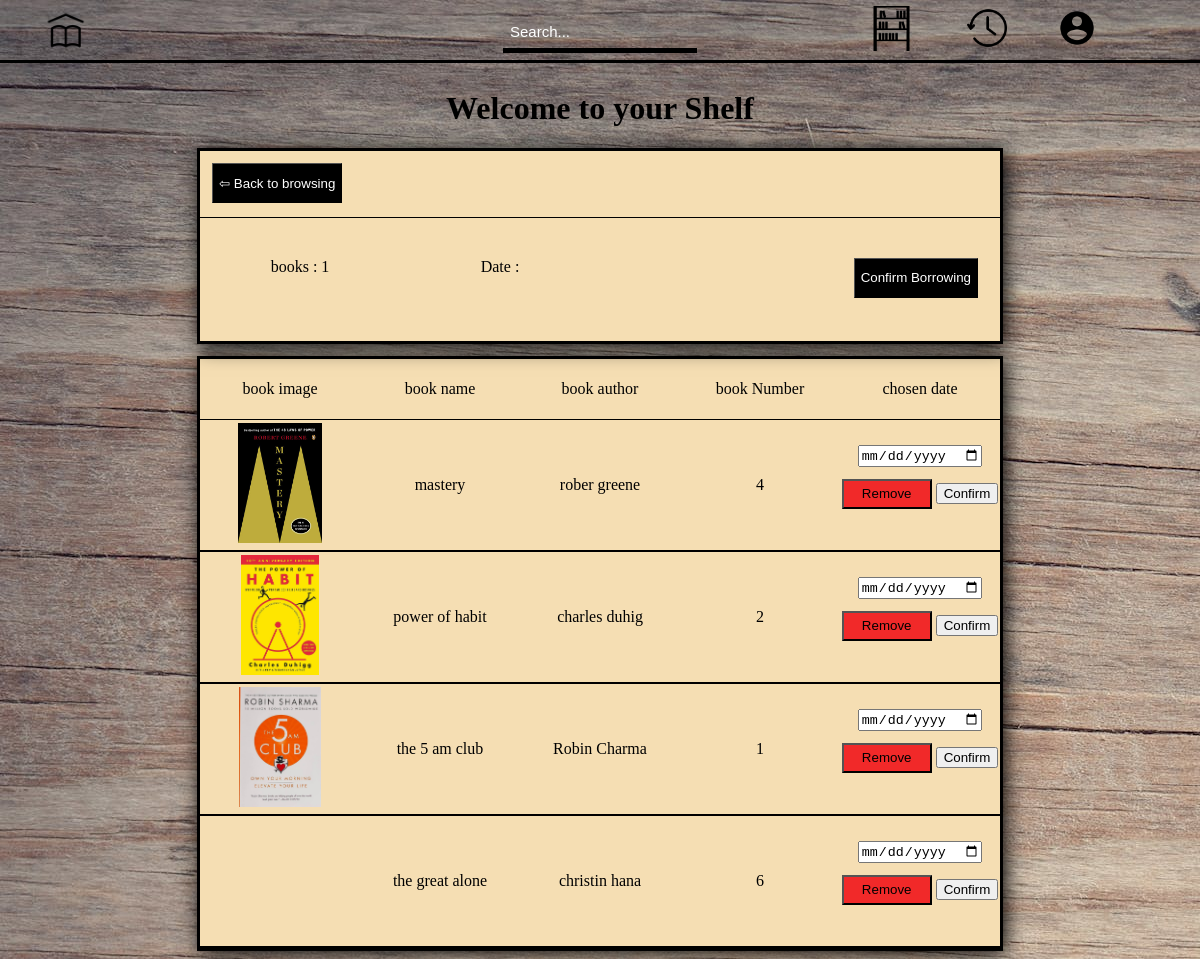
The app's page /pages/myshelf/ (signed in), older data.
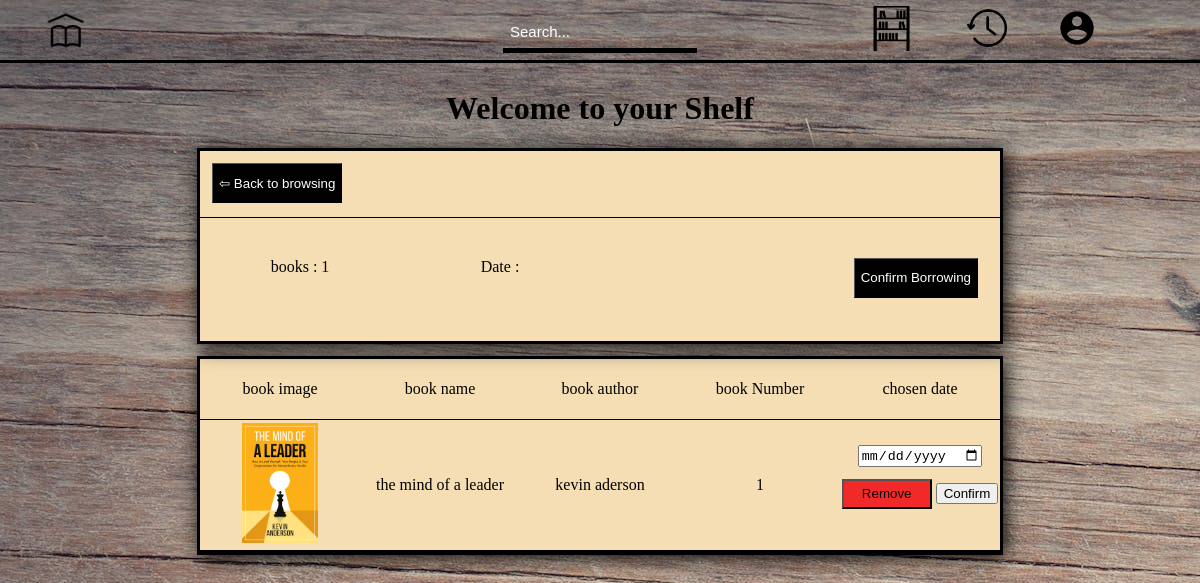
The same page, newer data.
### library/models.py (models this page shows, shortened)
class EmpruntItem(models.Model):
  book = models.ForeignKey(Book, on_delete=models.SET_NULL, blank=True, null=True)
  emprunt = models.ForeignKey(Emprunt, on_delete=models.SET_NULL, blank=True, null=True)
  date_added = models.DateTimeField(auto_now_add=True)
  quantity = models.IntegerField(default=0, null=True, blank=True)

class Book(models.Model):
  title = models.CharField(max_length=30, null=True)
  author = models.CharField(max_length=30, null=True)
  category = models.CharField(max_length=30, null=True)
  ISBN = models.CharField(max_length=30, null=True)
  status = models.CharField(max_length=30, null=True)
  image = models.ImageField(null=True, blank=True)
  @property
  def imageURL(self):
    try:
        url = self.image.url
    except:
        url = ''
    return url

### library/views.py (the view)
# urls.py: path('myshelf/',views.shelf, name='myshelf'),
@login_required(login_url='login')
def shelf(request):
    if request.user.is_authenticated:
        customer = request.user.customer
        emprunt, created = Emprunt.objects.get_or_create(customer=customer, complete=False)
        items = emprunt.empruntitem_set.all()
    else:
        items =[]
        emprunt = {'addy': False}
    context = {'items':items, 'emprunt': emprunt}
    return render(request,'library/html/myshelf.html', context)

### library/templates/library/html/myshelf.html (shortened to what this page needs)
<!DOCTYPE html>
<html lang="en">
<head>
  {% load static%}
    <link rel="stylesheet" href="{% static 'css/myshelf.css'%}">
    <link rel="stylesheet" href="{% static 'css/home.css'%}">
</head>
<body>
  <div class="header">
    <div class="homebutton">
      <div class="homebutton2"><a class="try"  href="{% url 'home'%}"><img class="home-image" src="{% static 'images/home.png' %}" alt=""></a></div>
    </div>
    <div class="headersearch">
      <input class="headerinput" placeholder="Search..." type="text" name="" id="">
    </div>
    <div class="headeritems">
      <div class="headeritemelement"><a class="try" href="{% url 'myshelf' %}"><img class="shelf-image" src="{% static 'images/shelf.jpeg'%}" alt=""></a></div>
      <div class="headeritemelement"><a class="try" href="{% url 'history' %}"><img class="history-image" src="{% static 'images/history.png' %}" alt=""></a></div>
      <div class="headeritemelement"><a class="try" href="{% url 'account' %}"><img class="account-image" src="{% static 'images/account.png' %}" alt=""></a></div>
    </div>
  </div>
  <div class="upper-part">
    <h1> Welcome to your Shelf</h1>
  </div>
  <div class="the-shelf-content">
    <div class="container-1">
      <div class="wherethereturnis">
        <a href="{% url 'home' %}"><button class="back-to-browsing-button">⇦ Back to browsing</button></a>
      </div>
      <div class="wherethebooksare">
        <div class="state">books : 1 </div>
        <div class="state">Date : </div>
        <div class="state"><a href="{% url 'confirmation' %}"><button onclick="
          clearshelf();
        " class="confirm-button clear-shelf">Confirm Borrowing</button></a></div>
      </div>
    </div>
    <div class="container-2">
      <div class="container-2-elements">
        <div>book image</div>
        <div>book name</div>
        <div>book author</div>
        <div>book Number</div>
        <div>chosen date</div>
      </div>
      <div class="container-items">
        {% for item in items %}
        <div class="container-2-placement itemstoempty">
          <div><img class="check-img" src="{{item.book.imageURL}}" alt=""></div>
          <div>{{item.book.title}}</div>
          <div>{{item.book.author}}</div>
          <div>{{item.quantity}}</div>
          <div class="test">
            <input type="date" name="" id="">
            <button data-book="{{item.book.id}}" data-action="remove" class="Remove-button remove-shelf">Remove</button>
            <button data-book="{{item.book.id}}" data-action="Confirm" class="history-confirm">Confirm</button>
          </div>
        </div>
        {% endfor %}
      </div>
    </div>
  </div>
</body>
</html>

Row changes from the older to the newer data that the page shows:
removed EmpruntItem: book.imageURL (picture), book "mastery", book.author "rober greene", quantity "4"
removed EmpruntItem: book.imageURL (picture), book "power of habit", book.author "charles duhig", quantity "2"
removed EmpruntItem: book.imageURL (picture), book "the 5 am club", book.author "Robin Charma", quantity "1"
removed EmpruntItem: book "the great alone", book.author "christin hana", quantity "6"
added EmpruntItem: book.imageURL (picture), book "the mind of a leader", book.author "kevin aderson", quantity "1"
